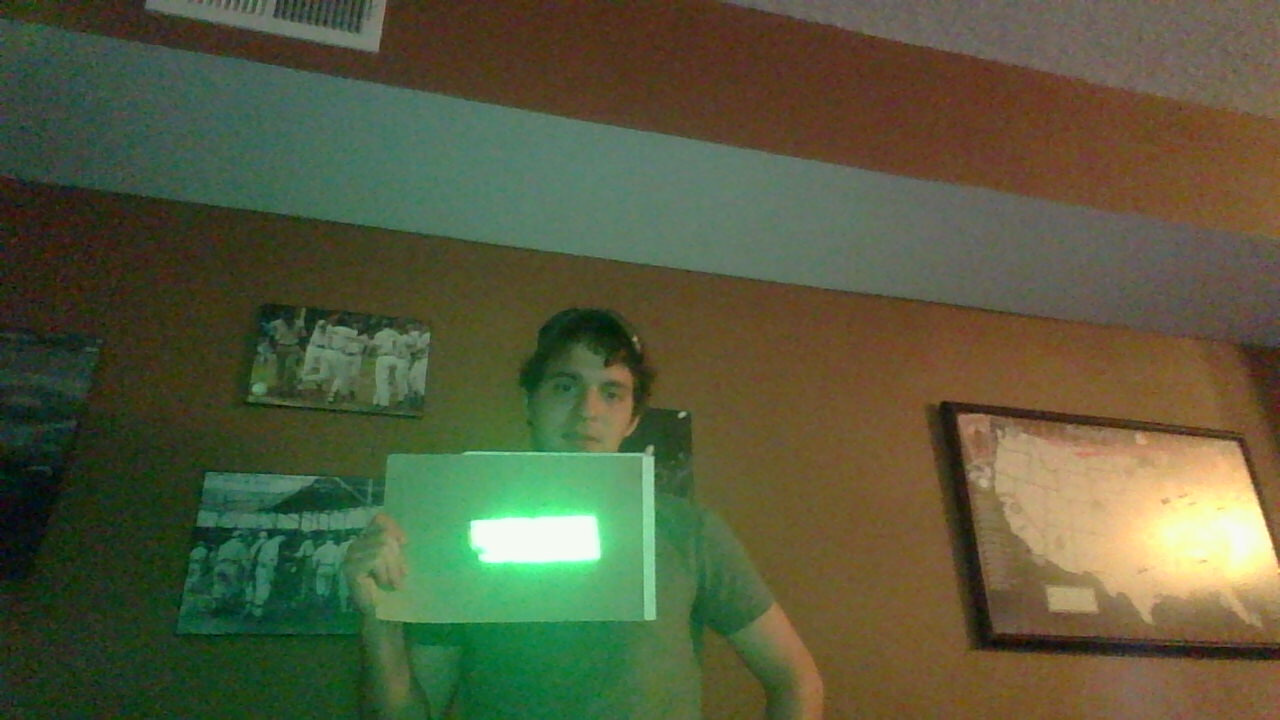
#> input picture 1.jpg, 1280 x 720 px
$ python center_of_shape.py --image 1.jpg   (Python 2 division)   (older library calls are emulated)
#> lines starting #> are read from the running program, lines starting #| are printed output that depends on the picture; after the words box and inside, x2 and y2 are one past the last pixel; in counts of white or black regions, pixels touching at a corner belong together
import argparse
import imutils
import numpy as np
import cv2


#HSV FILTER
lower_green = np.array([39,0,234])
upper_green = np.array([180, 140, 255])

# parse args
ap = argparse.ArgumentParser()
ap.add_argument("-i", "--image", required=True, help="path to the input image")
args = vars(ap.parse_args())

while(True):
    image = cv2.imread(args["image"]) #load image
#> image is the input picture: shape (720, 1280, 3); mean B, G, R 61.4, 90.6, 86.8

    hsv = cv2.cvtColor(image, cv2.COLOR_BGR2HSV)#convert image to hsv
#> hsv: shape (720, 1280, 3); mean H, S, V 39, 118.9, 102.9

    mask = cv2.inRange(hsv, lower_green, upper_green)#create mask for hsv filter
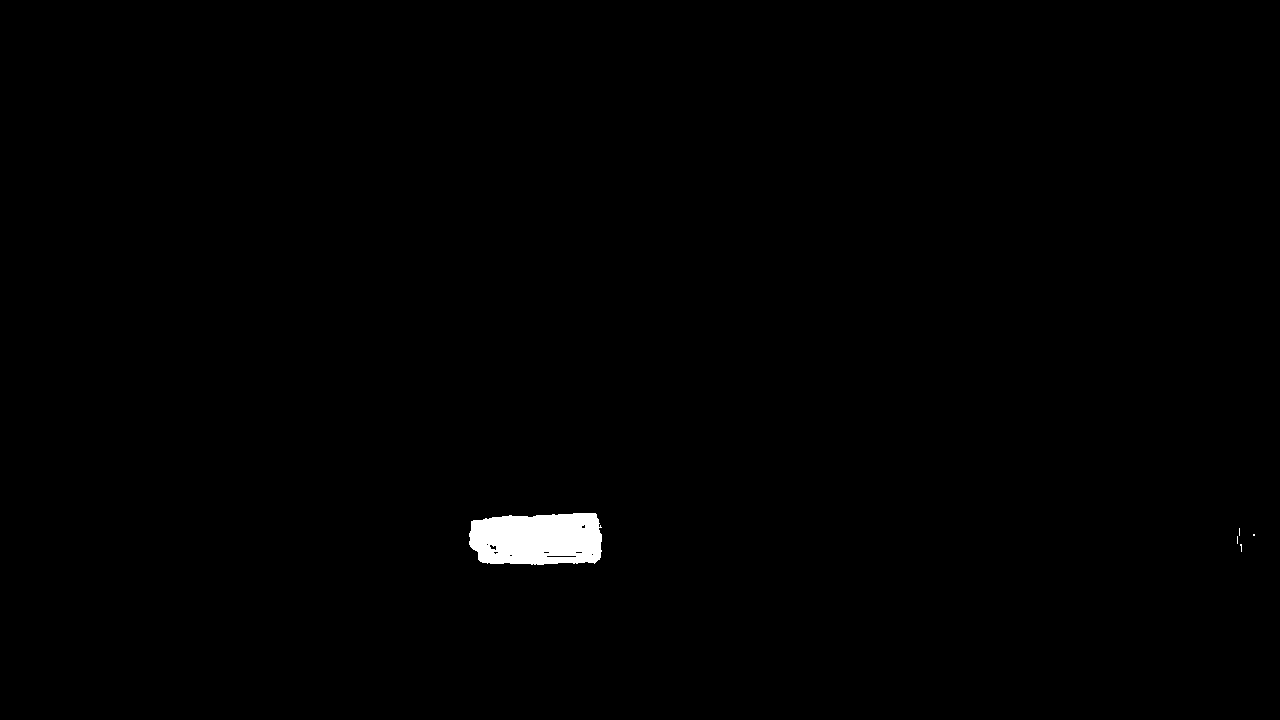
#> mask: shape (720, 1280); 0.66% white; 5 white regions (4 under 20 px), largest, box (x1, y1, x2, y2) and area: (469, 513, 602, 565) 6047
    res = cv2.bitwise_and(image, image, mask=mask)#apply hsv filter to the image

    backtocolor = cv2.cvtColor(res, cv2.COLOR_HSV2RGB); #convert to greyscale
    gray = cv2.cvtColor(backtocolor, cv2.COLOR_RGB2GRAY); #convert to greyscale
    blurred = cv2.GaussianBlur(gray, (5, 5), 0) #gaussian blur to smooth edges
    thresh = cv2.threshold(blurred, 60, 255, cv2.THRESH_BINARY)[1] #create binary image
#> thresh: shape (720, 1280); 0.64% white; 3 white regions (2 under 20 px)

    cnts = cv2.findContours(thresh.copy(), cv2.RETR_EXTERNAL, cv2.CHAIN_APPROX_SIMPLE)
#> cnts = 3 contours, 2 with area under 20; largest, box (x1, y1, x2, y2) and area: (470, 514, 601, 564) 5719
    cnts = cnts[0] if imutils.is_cv2() else cnts[1]

    # loop over the contours
    for c in cnts:
	# compute the center of the contour
	M = cv2.moments(c)
        if M["m00"] != 0:
	    cX = int(M["m10"] / M["m00"])
	    cY = int(M["m01"] / M["m00"])
        else:
            break
	# draw the contour and center of the shape on the image
	cv2.drawContours(image, [c], -1, (0, 255, 0), 2)
	cv2.circle(image, (cX, cY), 7, (255, 255, 255), -1)
	cv2.putText(image, "center", (cX - 20, cY - 20),
        cv2.FONT_HERSHEY_SIMPLEX, 0.5, (255, 255, 255), 2)


	# show the image
        cv2.imshow('image',image)
        cv2.imshow('res',res)
        cv2.imshow('thresh',thresh)
#> this loop made 3 passes
#> (c, cX, cY) on passes 1 to 2: ([[1240, 544], [1240, 545], [1241, 546], [1241, 544]], 1240, 544), ([[1253, 534], [1253, 535], [1254, 535], [1254, 534]], 1253, 534)
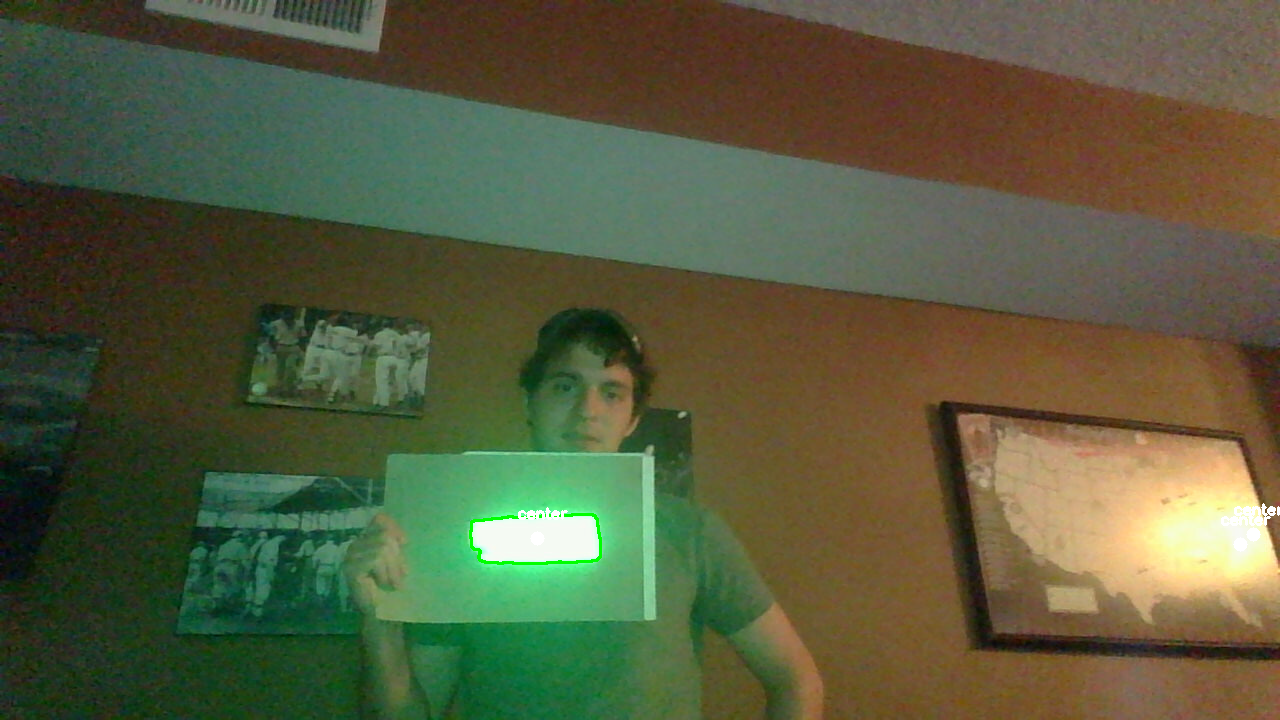
#> image: shape (720, 1280, 3); 0.26% of pixels changed, all inside (x1, y1, x2, y2) = (469, 503, 1280, 565)

    if cv2.waitKey(1) & 0xFF == ord('q'):
#> (key q is pressed here)
        break

cv2.destroyAllWindows()

$ run again, on 3.jpg
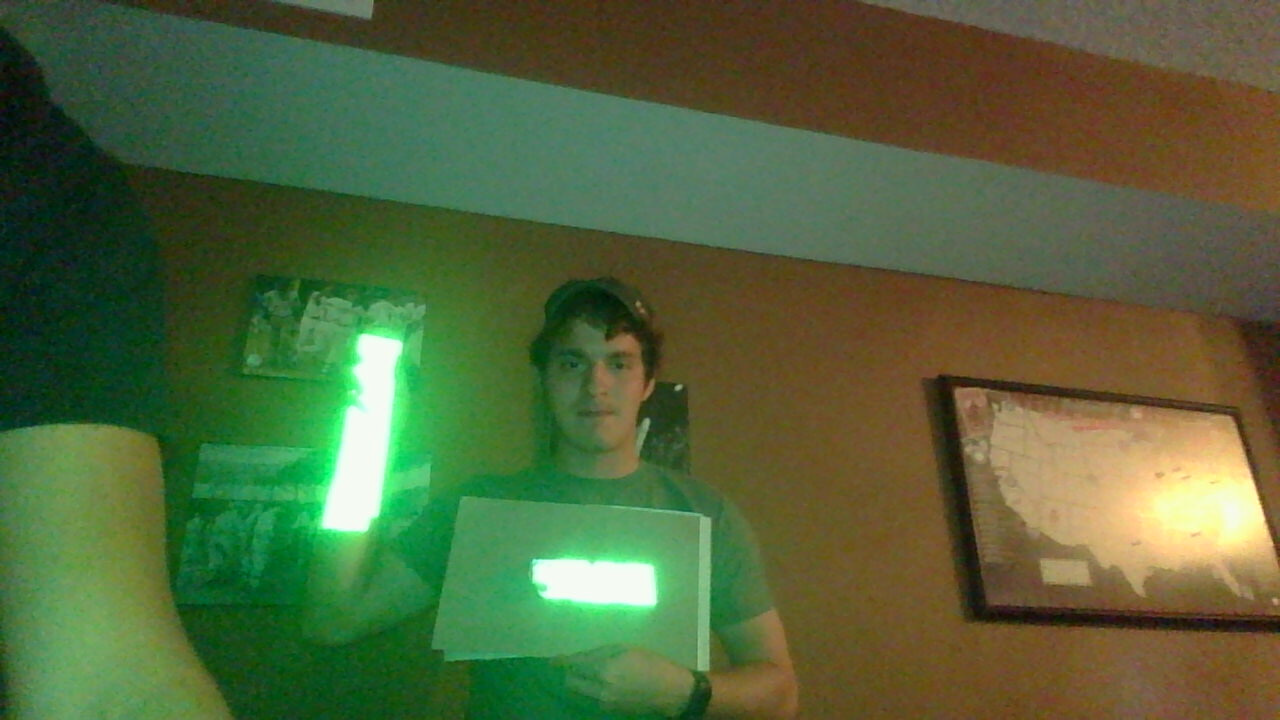
#> input picture 3.jpg, 1280 x 720 px
#> image is the input picture: shape (720, 1280, 3); mean B, G, R 59.2, 100.5, 82.8
#> hsv: shape (720, 1280, 3); mean H, S, V 42.7, 138.9, 110.6
#> `mask = cv2.inRange(hsv, lower_green, upper_green)#create mask for hsv ..`:
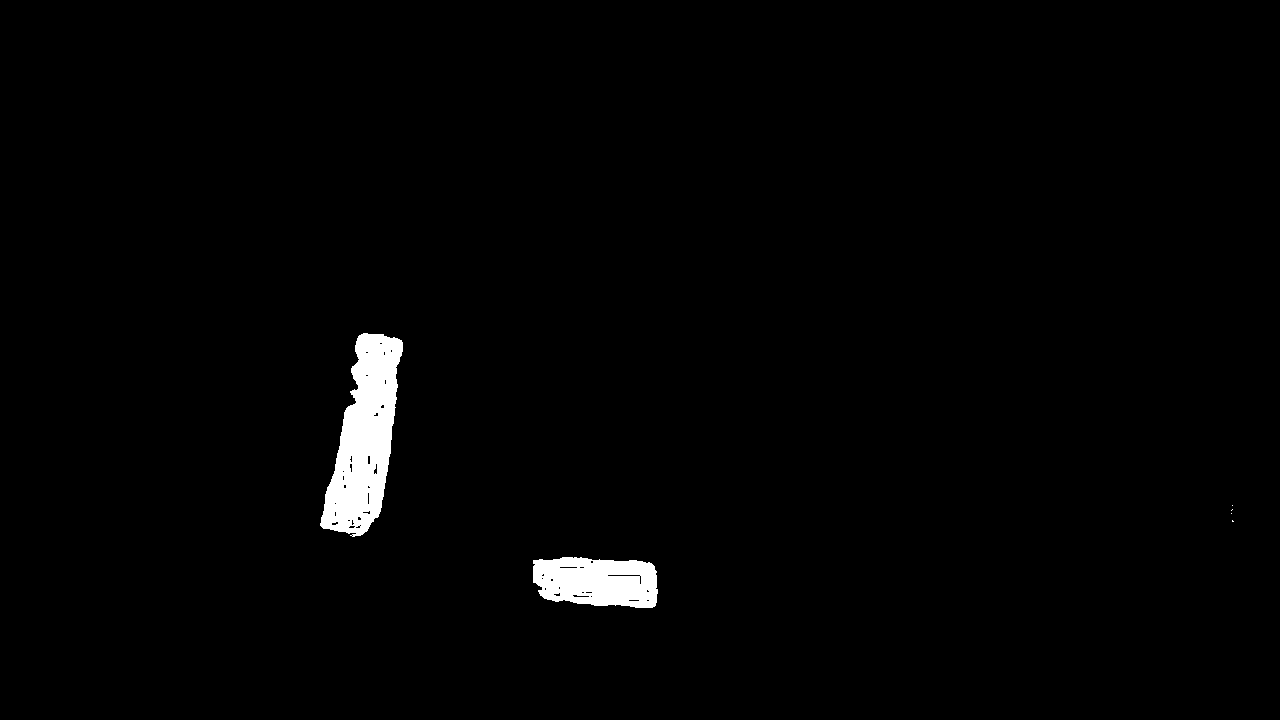
#> mask: shape (720, 1280); 1.6% white; 6 white regions (4 under 20 px), largest, box (x1, y1, x2, y2) and area: (320, 333, 403, 537) 9640, (533, 557, 658, 608) 5226
#> thresh: shape (720, 1280); 1.6% white; 2 white regions
#> cnts = 2 contours; box (x1, y1, x2, y2) and area: (321, 334, 403, 533) 9016, (533, 558, 657, 607) 4956
#> the loop `for c in cnts:` made 2 passes
#> (cX, cY) on passes 1 to 2: (596, 581), (364, 438)
#> pass 2, `cv2.imshow('image',image)`:
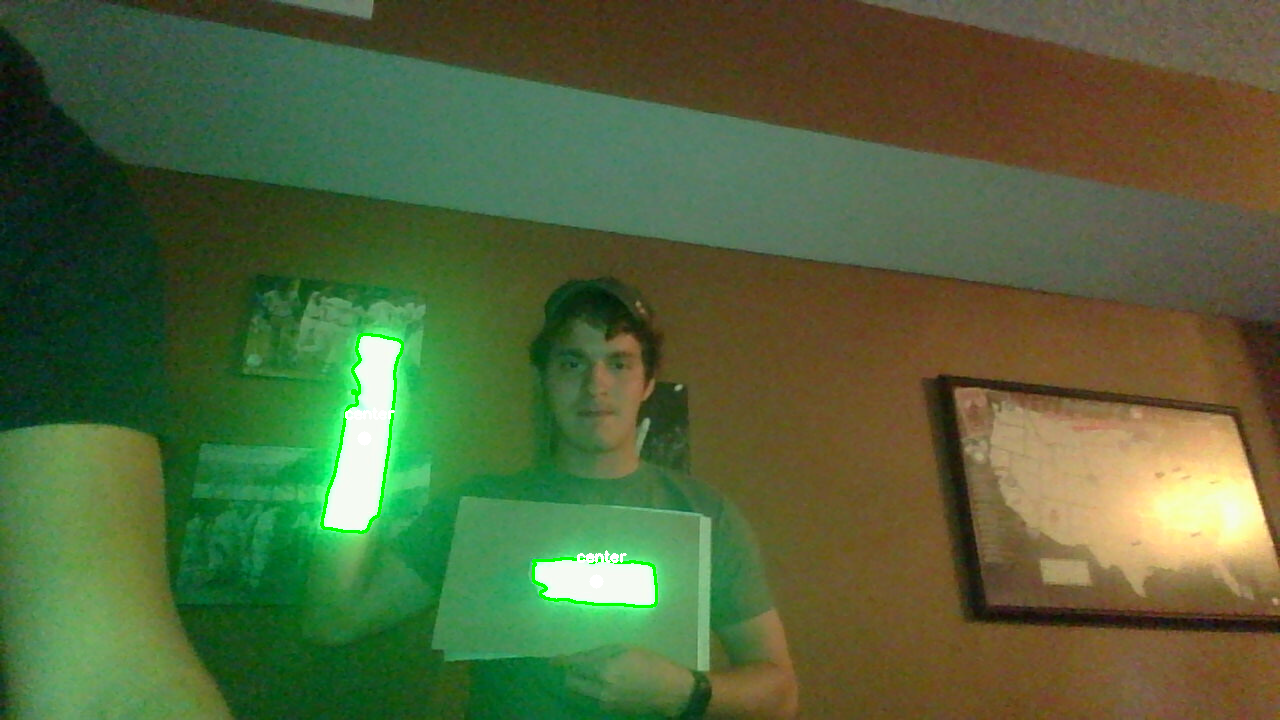
#> window 'image': shape (720, 1280, 3); mean B, G, R 58.7, 100.6, 82.4

$ run again, on 4.jpg
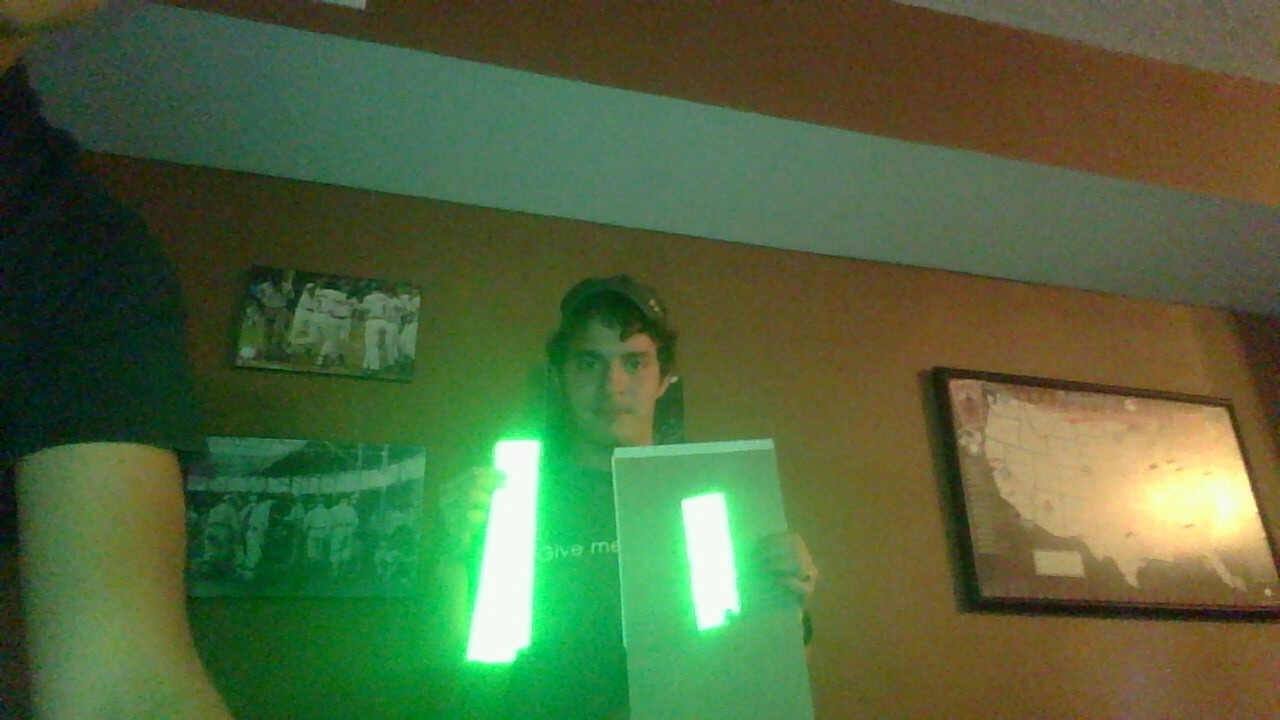
#> input picture 4.jpg, 1280 x 720 px
#> image is the input picture: shape (720, 1280, 3); mean B, G, R 60.6, 102.1, 80.9
#> hsv: shape (720, 1280, 3); mean H, S, V 44.7, 137.6, 110.4
#> `mask = cv2.inRange(hsv, lower_green, upper_green)#create mask for hsv ..`:
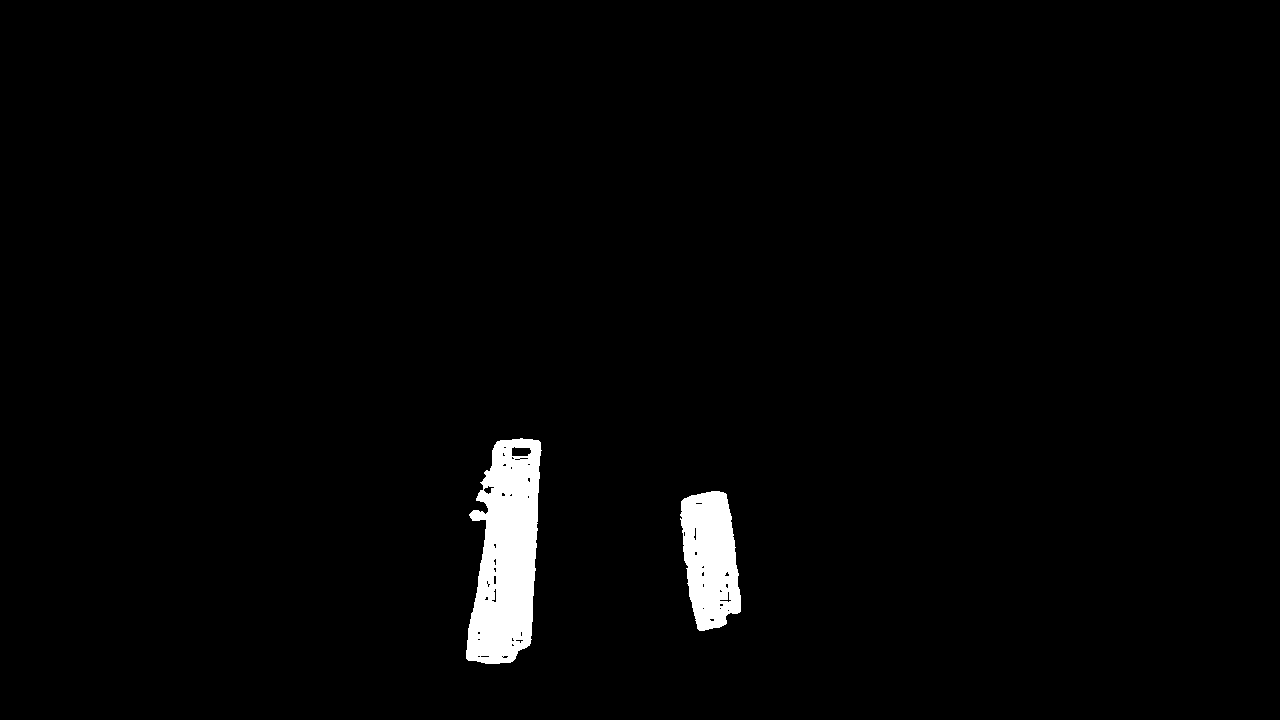
#> mask: shape (720, 1280); 2% white; 2 white regions, box (x1, y1, x2, y2) and area: (466, 438, 542, 664) 12092, (680, 491, 741, 631) 6370
#> thresh: shape (720, 1280); 1.9% white; 2 white regions
#> cnts = 2 contours; box (x1, y1, x2, y2) and area: (466, 439, 541, 664) 11240, (681, 492, 740, 630) 5846
#> the loop `for c in cnts:` made 2 passes
#> (cX, cY) on passes 1 to 2: (709, 558), (507, 557)
#> pass 2, `cv2.imshow('image',image)`:
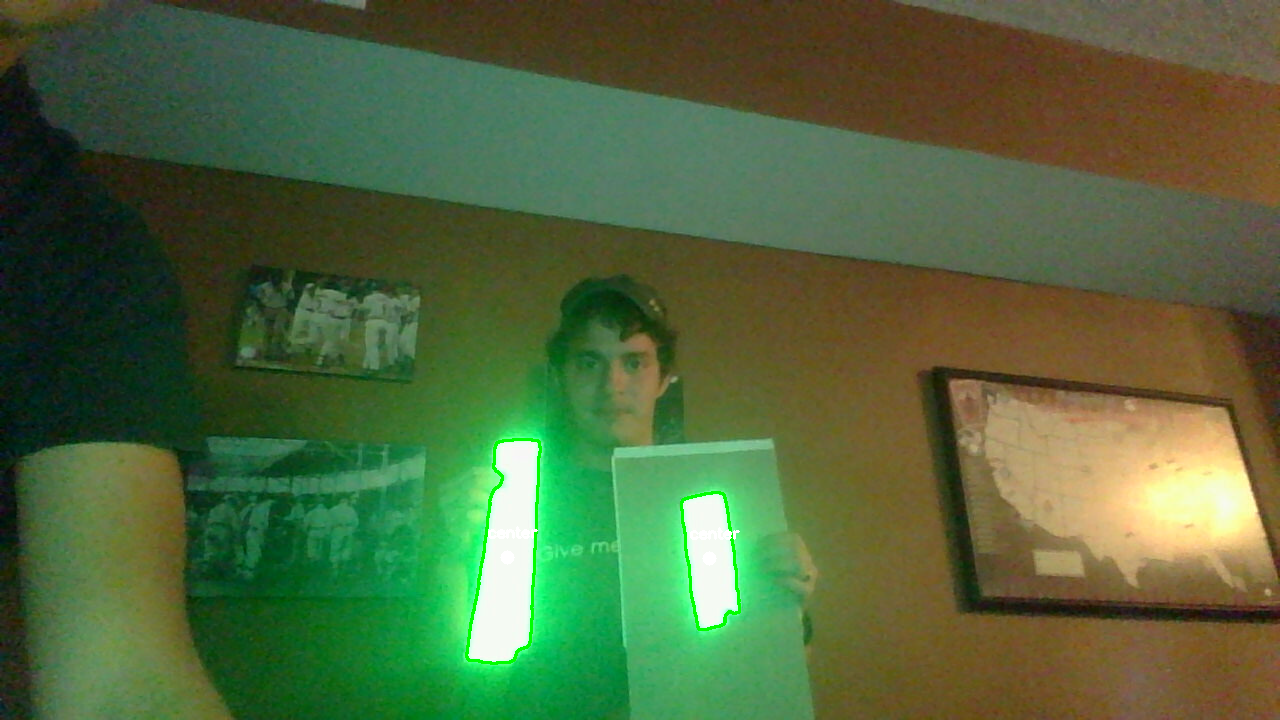
#> window 'image': shape (720, 1280, 3); mean B, G, R 60, 102.1, 80.4
